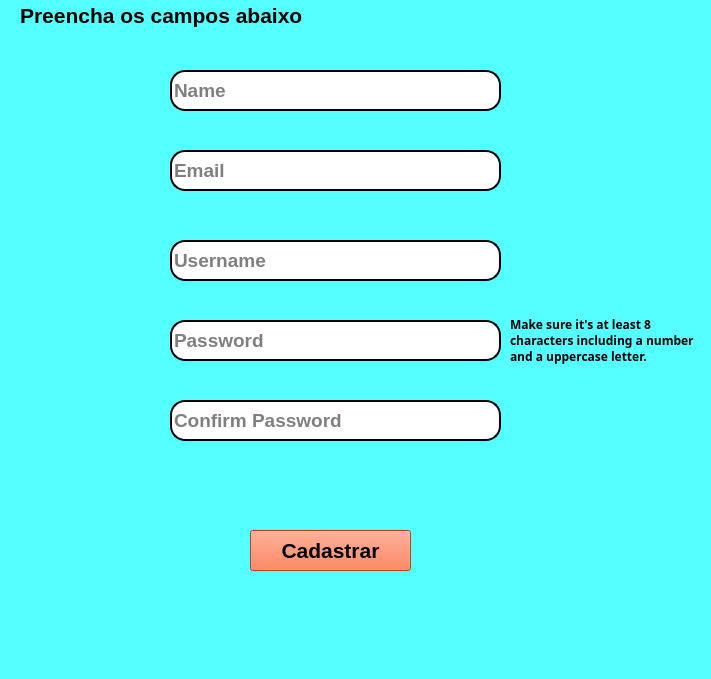
<?xml version="1.0" encoding="UTF-8"?>
<ui version="4.0">
 <class>MainWindow</class>
 <widget class="QMainWindow" name="MainWindow">
  <property name="geometry">
   <rect>
    <x>0</x>
    <y>0</y>
    <width>711</width>
    <height>679</height>
   </rect>
  </property>
  <property name="windowTitle">
   <string>MainWindow</string>
  </property>
  <property name="styleSheet">
   <string notr="true">background-color: rgb(85, 255, 255);</string>
  </property>
  <widget class="QWidget" name="centralwidget">
   <widget class="QLineEdit" name="lineEdit">
    <property name="geometry">
     <rect>
      <x>170</x>
      <y>70</y>
      <width>331</width>
      <height>41</height>
     </rect>
    </property>
    <property name="font">
     <font>
      <pointsize>14</pointsize>
      <weight>75</weight>
      <bold>true</bold>
     </font>
    </property>
    <property name="styleSheet">
     <string notr="true">background-color: rgb(255, 255, 255);
border-radius: 15px;
border-style: outset;
border-width: 2px;</string>
    </property>
    <property name="placeholderText">
     <string>Name</string>
    </property>
   </widget>
   <widget class="QLineEdit" name="lineEdit_2">
    <property name="geometry">
     <rect>
      <x>170</x>
      <y>240</y>
      <width>331</width>
      <height>41</height>
     </rect>
    </property>
    <property name="font">
     <font>
      <pointsize>14</pointsize>
      <weight>75</weight>
      <bold>true</bold>
     </font>
    </property>
    <property name="styleSheet">
     <string notr="true">background-color: rgb(255, 255, 255);
border-radius: 15px;
border-style: outset;
border-width: 2px;</string>
    </property>
    <property name="placeholderText">
     <string>Username</string>
    </property>
   </widget>
   <widget class="QLineEdit" name="lineEdit_3">
    <property name="geometry">
     <rect>
      <x>170</x>
      <y>320</y>
      <width>331</width>
      <height>41</height>
     </rect>
    </property>
    <property name="font">
     <font>
      <pointsize>14</pointsize>
      <weight>75</weight>
      <bold>true</bold>
     </font>
    </property>
    <property name="styleSheet">
     <string notr="true">background-color: rgb(255, 255, 255);
border-radius: 15px;
border-style: outset;
border-width: 2px;</string>
    </property>
    <property name="echoMode">
     <enum>QLineEdit::Password</enum>
    </property>
    <property name="placeholderText">
     <string>Password</string>
    </property>
   </widget>
   <widget class="QLineEdit" name="lineEdit_4">
    <property name="geometry">
     <rect>
      <x>170</x>
      <y>400</y>
      <width>331</width>
      <height>41</height>
     </rect>
    </property>
    <property name="font">
     <font>
      <pointsize>14</pointsize>
      <weight>75</weight>
      <bold>true</bold>
     </font>
    </property>
    <property name="styleSheet">
     <string notr="true">background-color: rgb(255, 255, 255);
border-radius: 15px;
border-style: outset;
border-width: 2px;</string>
    </property>
    <property name="echoMode">
     <enum>QLineEdit::Password</enum>
    </property>
    <property name="placeholderText">
     <string>Confirm Password</string>
    </property>
   </widget>
   <widget class="QPushButton" name="pushButton_2">
    <property name="geometry">
     <rect>
      <x>250</x>
      <y>530</y>
      <width>161</width>
      <height>41</height>
     </rect>
    </property>
    <property name="font">
     <font>
      <pointsize>16</pointsize>
      <weight>75</weight>
      <bold>true</bold>
     </font>
    </property>
    <property name="styleSheet">
     <string notr="true">background-color: rgb(255, 91, 41);</string>
    </property>
    <property name="text">
     <string>Cadastrar</string>
    </property>
   </widget>
   <widget class="QLabel" name="label">
    <property name="geometry">
     <rect>
      <x>20</x>
      <y>-10</y>
      <width>471</width>
      <height>51</height>
     </rect>
    </property>
    <property name="font">
     <font>
      <pointsize>16</pointsize>
      <weight>75</weight>
      <bold>true</bold>
     </font>
    </property>
    <property name="text">
     <string>Preencha os campos abaixo</string>
    </property>
   </widget>
   <widget class="QLineEdit" name="lineEdit_5">
    <property name="geometry">
     <rect>
      <x>170</x>
      <y>150</y>
      <width>331</width>
      <height>41</height>
     </rect>
    </property>
    <property name="font">
     <font>
      <pointsize>14</pointsize>
      <weight>75</weight>
      <bold>true</bold>
     </font>
    </property>
    <property name="styleSheet">
     <string notr="true">background-color: rgb(255, 255, 255);
border-radius: 15px;
border-style: outset;
border-width: 2px;</string>
    </property>
    <property name="placeholderText">
     <string>Email</string>
    </property>
   </widget>
   <widget class="QLabel" name="label_2">
    <property name="geometry">
     <rect>
      <x>160</x>
      <y>460</y>
      <width>341</width>
      <height>51</height>
     </rect>
    </property>
    <property name="font">
     <font>
      <pointsize>16</pointsize>
      <weight>75</weight>
      <bold>true</bold>
     </font>
    </property>
    <property name="text">
     <string/>
    </property>
   </widget>
   <widget class="QLabel" name="label_3">
    <property name="geometry">
     <rect>
      <x>510</x>
      <y>300</y>
      <width>191</width>
      <height>81</height>
     </rect>
    </property>
    <property name="font">
     <font>
      <family>Century Gothic</family>
      <pointsize>9</pointsize>
      <weight>75</weight>
      <bold>true</bold>
     </font>
    </property>
    <property name="autoFillBackground">
     <bool>false</bool>
    </property>
    <property name="text">
     <string>Make sure it's at least 8 characters including a number and a uppercase letter.</string>
    </property>
    <property name="textFormat">
     <enum>Qt::AutoText</enum>
    </property>
    <property name="wordWrap">
     <bool>true</bool>
    </property>
   </widget>
  </widget>
  <widget class="QMenuBar" name="menubar">
   <property name="geometry">
    <rect>
     <x>0</x>
     <y>0</y>
     <width>711</width>
     <height>21</height>
    </rect>
   </property>
  </widget>
  <widget class="QStatusBar" name="statusbar"/>
 </widget>
 <resources/>
 <connections/>
</ui>
